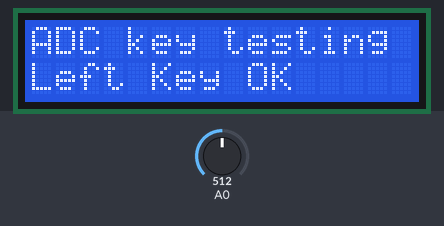
The sketch below on a simulated Arduino Uno, built with avr-gcc and run on an emulated ATmega328P. Shown: 16×2 character LCD. The inputs (shaded band) are chosen by the test bench; at power-on: A0 = 512. What the sketch prints to the serial monitor is not drawn.

Above: at 1.3 s.
1.4 s: A0 set to 716
At 2.1 s:
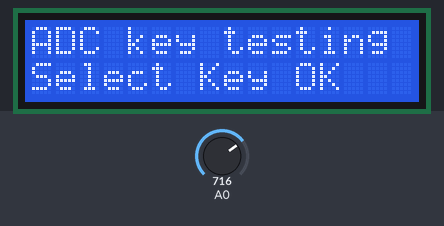
3.0 s: A0 set to 306
At 4.1 s:
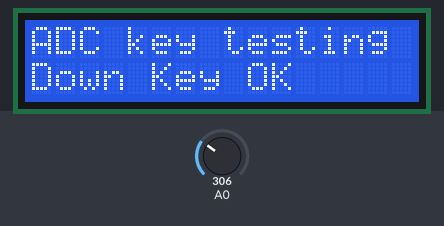
4.5 s: A0 set to 122
At 4.9 s:
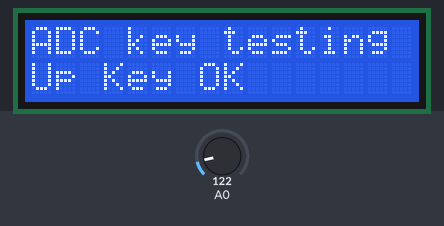
6.1 s: A0 set to 0
At 6.9 s:
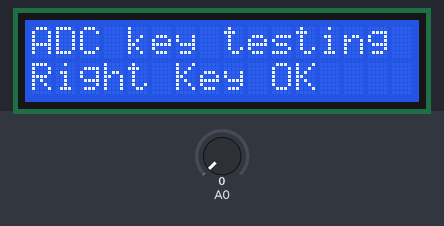
7.7 s: A0 set to 511
At 8.9 s:
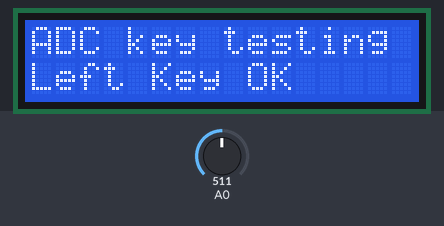
Timing chart, 0 to 10.2 s (numbered marks = the images above; inputs shaded):
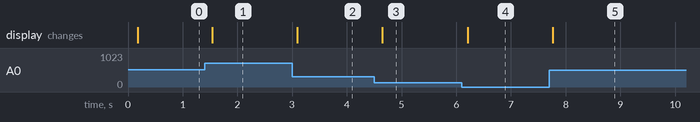

Measured:
- after the input at 1.4 s, the display: changes after 0.14 s (image 1)
- after the input at 3.0 s, the display: changes after 0.09 s (image 2)
- after the input at 4.5 s, the display: changes after 0.15 s (image 3)
- after the input at 6.1 s, the display: changes after 0.11 s (image 4)
- after the input at 7.7 s, the display: changes after 0.06 s (image 5)

The sketch:

Galileo_LC_Shield.ino
```cpp
/*
  The circuit:
 * LCD RS pin to digital pin 8
 * LCD Enable pin to digital pin 9
 * LCD D4 pin to digital pin 4
 * LCD D5 pin to digital pin 5
 * LCD D6 pin to digital pin 6
 * LCD D7 pin to digital pin 7
 * LCD BL pin to digital pin 10
 * KEY pin to analogl pin 0
 */

#include <LiquidCrystal.h>

LiquidCrystal lcd(8, 13, 9, 4, 5, 6, 7);

char msgs[5][16] = {"Right Key OK ",
                    "Up Key OK    ",
                    "Down Key OK  ",
                    "Left Key OK  ",
                    "Select Key OK" };

int adc_key_val[5] ={50, 200, 400, 600, 800 };
int NUM_KEYS = 5;
int adc_key_in;
int key=-1;
int oldkey=-1;

void setup()
{

   Serial.begin(57600);
    lcd.init(1,8,255,9,4,5,6,7,0,0,0,0);
  lcd.clear();
  lcd.begin(16, 2);
  lcd.setCursor(0,0);
  lcd.print("ADC key testing");
}

void loop()
{
  adc_key_in = analogRead(0);    // read the value from the sensor
  Serial.println(adc_key_in);

  key = get_key(adc_key_in);  // convert into key press

  if (key != oldkey)   // if keypress is detected
   {
    delay(50);  // wait for debounce time
    adc_key_in = analogRead(0);    // read the value from the sensor
    key = get_key(adc_key_in);    // convert into key press
    if (key != oldkey)
    {
      lcd.setCursor(0, 1);
      oldkey = key;
      if (key >=0){
        Serial.println("Printing");
           lcd.print(msgs[key]);
      }
    }
  }
 delay(100);
}

// Convert ADC value to key number
int get_key(unsigned int input)
{
    int k;

    for (k = 0; k < NUM_KEYS; k++)
    {
      if (input < adc_key_val[k])
 {
            return k;
        }
   }

    if (k >= NUM_KEYS)k = -1;  // No valid key pressed
    return k;


}
```
